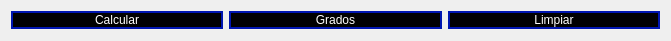
  <widget class="QWidget" name="layoutWidget">
   <property name="geometry">
    <rect>
     <x>20</x>
     <y>130</y>
     <width>671</width>
     <height>41</height>
    </rect>
   </property>
   <property name="sizePolicy">
    <sizepolicy hsizetype="Expanding" vsizetype="Preferred">
     <horstretch>0</horstretch>
     <verstretch>0</verstretch>
    </sizepolicy>
   </property>
   <layout class="QHBoxLayout" name="horizontalLayout">
    <item>
     <widget class="QPushButton" name="pbCalcula">
      <property name="sizePolicy">
       <sizepolicy hsizetype="Expanding" vsizetype="Fixed">
        <horstretch>0</horstretch>
        <verstretch>0</verstretch>
       </sizepolicy>
      </property>
      <property name="styleSheet">
       <string notr="true">background-color: rgb(0, 0, 0);
color: rgb(255, 255, 255);
border-radius: 10%;
border: 2px solid #0016b0;
</string>
      </property>
      <property name="text">
       <string>Calcular</string>
      </property>
     </widget>
    </item>
    <item>
     <widget class="QPushButton" name="pbTransformar">
      <property name="sizePolicy">
       <sizepolicy hsizetype="Expanding" vsizetype="Fixed">
        <horstretch>0</horstretch>
        <verstretch>0</verstretch>
       </sizepolicy>
      </property>
      <property name="styleSheet">
       <string notr="true">background-color: rgb(0, 0, 0);
color: rgb(255, 255, 255);
border-radius: 10%;
 border: 2px solid #0016b0;
</string>
      </property>
      <property name="text">
       <string>Grados</string>
      </property>
     </widget>
    </item>
    <item>
     <widget class="QPushButton" name="pbLimpia">
      <property name="sizePolicy">
       <sizepolicy hsizetype="Expanding" vsizetype="Fixed">
        <horstretch>0</horstretch>
        <verstretch>0</verstretch>
       </sizepolicy>
      </property>
      <property name="styleSheet">
       <string notr="true">background-color: rgb(0, 0, 0);
color: rgb(255, 255, 255);
border-radius: 10%;
 border: 2px solid #0016b0;
</string>
      </property>
      <property name="text">
       <string>Limpiar</string>
      </property>
     </widget>
    </item>
   </layout>
  </widget>
